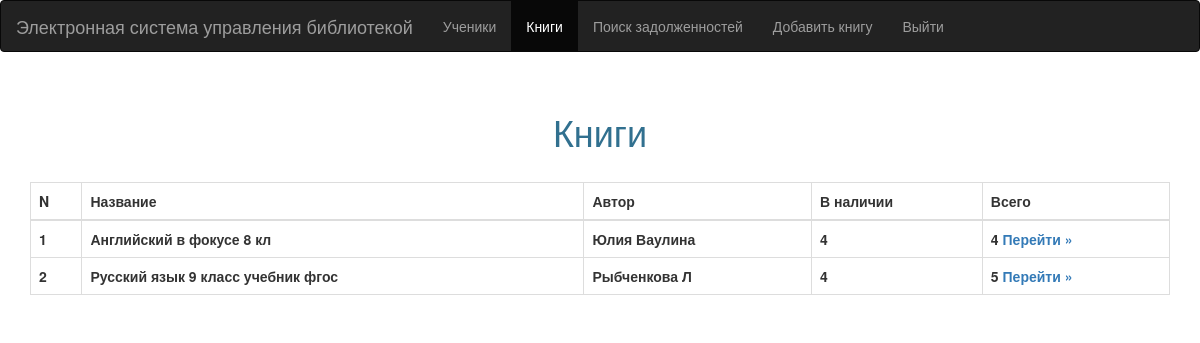
The app's page /get_books (signed in) with its own data.
### tables this page shows
CREATE TABLE Books_Tab(ID int NULL,Name_Of_Book nvarchar(100) NULL,Author_Of_Book nvarchar(100) NULL,In_Stock int NULL,All_Books int NULL,ISBN nvarchar(100) NULL);

### server.py (the view, shortened to what this page needs)
@app.route('/get_books', methods=['GET', 'POST'])
def get_books():
    books = list(map(lambda x: [x[0], x[1][0].upper() + x[1][1:], title(x[2]), x[3], x[4]],
                      list(map(list, executes_for_web.select_tab(1, 1)))))
    col = len(books)
    return render_template('book.html', books=books, col=col)

### executes_for_web.py (called while the page is built)
def select_tab(tab, start_line):
    print('Trying to connect:')
    try:
        connection = sqlite3.connect('TSL.db', timeout=10)
        print('Connected')
    except:
        print('Could not connect')
    cursor = connection.cursor()
    if tab:
        return list(map(lambda x: x[:-1], cursor.execute("select * from Books_Tab WHERE ID >= '{0}' and ID < '{0}' + 10".format(start_line)).fetchall())) #ID, Название, Автор, В наличии, Всего, ISBN
    return list(map(lambda x: x[:-1], cursor.execute("select * from Main_Tab WHERE ID >= '{0}' and ID < '{0}' + 10".format(start_line)).fetchall())) #ID, Имя, Фамилия, Пол, Класс, Буква, индификатор в системе(gym)
    connection.close()

### server.py (called while the page is built)
def title(string):
    return ' '.join(list(map(lambda x: x[0].upper() + x[1:], string.split())))

### templates/book.html (shortened to what this page needs)
{%extends "layer.html"%}
{% block body %}
<nav class="navbar navbar-inverse">
    <div class="container-fluid">
        <div class="navbar-header">
            <span class="navbar-brand">Электронная система управления библиотекой</span>
        </div>
        <div>
            <ul class="nav navbar-nav">
                <li><a href="{{ url_for('get_students')}}">Ученики</a></li>
                <li class="active"><a href="{{ url_for('get_books')}}">Книги</a></li>
                <li><a href="{{ url_for('main') }}" >Поиск задолженностей</a></li>
                <li><a href="{{ url_for('addbook') }}" >Добавить книгу</a></li>
                <li><a href="{{ url_for('logout') }}">Выйти</a></li>
            </ul>
        </div>
    </div>
</nav>
<br>
<div class="container" align="center">
    <h1 class="text-info ">Книги</h1>
    <br>
     <div class="table-responsive">
        <table class="table table-hover table-bordered">
            <thead>
            <tr>
                <th>N</th>
                <th>Название</th>
                <th>Автор</th>
                <th>В наличии</th>
                <th>Всего</th>
            </tr>
           </thead>
            <tbody>
            {%for i in books%}
            <tr>
                <th>{{i[0]}}</th>
                <th>{{i[1]}}</th>
                <th>{{i[2]}}</th>
                <th>{{i[3]}}</th>
                <th>{{i[4]}} <a href="{{ url_for('book', name=i[1]+ '_' +i[2])}}">Перейти &raquo;</a></th>
            </tr>
            {% endfor %}
            </tbody>
        </table>
         <div class="row">
{% if books[0][0] != 1 %}
             <div align="left" class="col-md-6">
                 <form method="post">
                     <input type="hidden" name="num" value="{{books[0][0]}}">
                     <input type="submit" class="btn btn-info" name="btn" value="&laquo; Предыдущие 10">
                 </form>
             </div>
             {% else %}
             <div class="col-md-6"></div>
             {% endif %}
         </div>
    </div>
</div>
{%endblock%}

### records on screen
Books_Tab: ID "1", Name_Of_Book "Английский в фокусе 8 кл", Author_Of_Book "Юлия Ваулина", i "4"
Books_Tab: ID "2", Name_Of_Book "Русский язык 9 класс учебник фгос", Author_Of_Book "Рыбченкова Л", In_Stock "4", All_Books "5"
